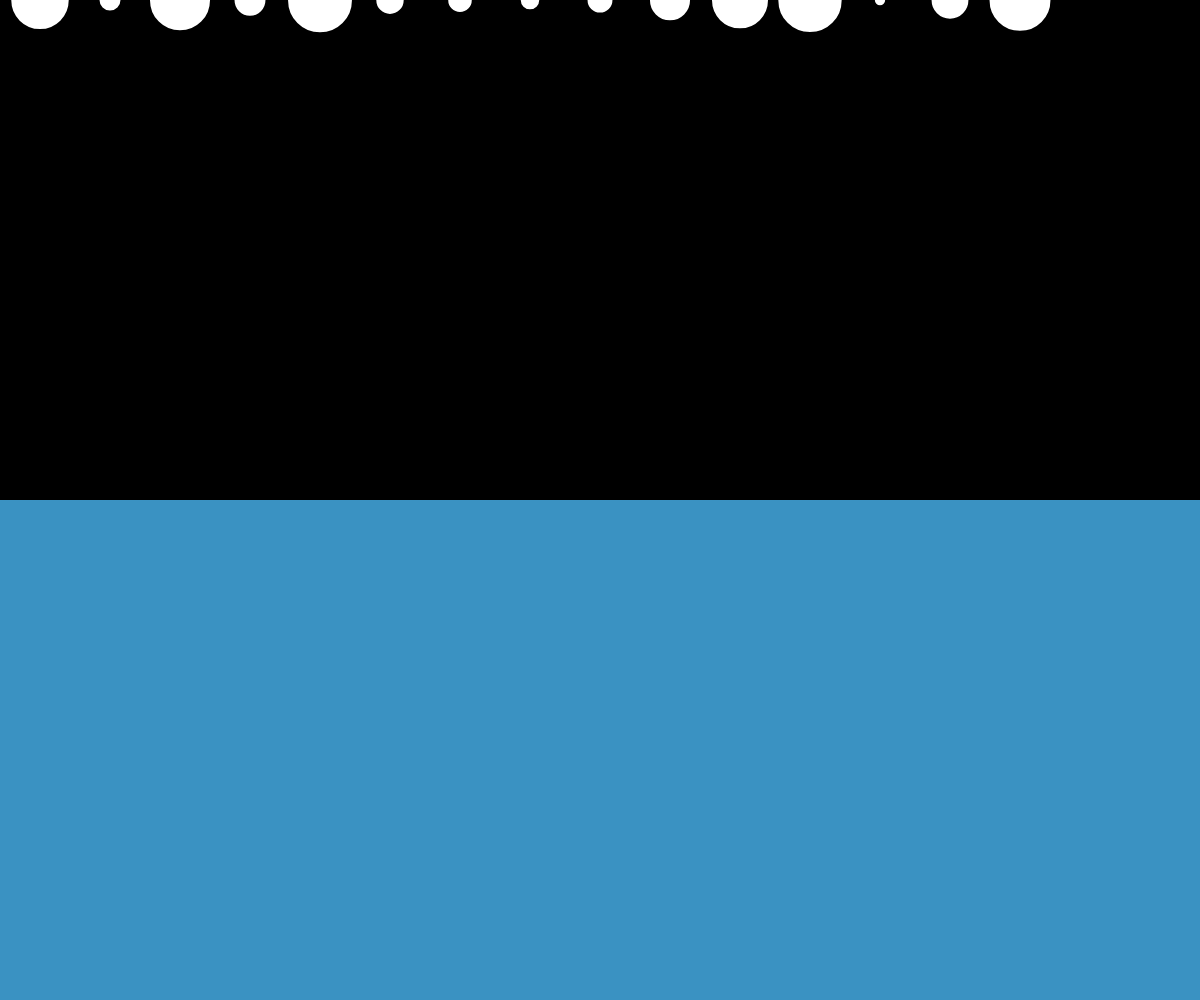
Frame 1 (no input)
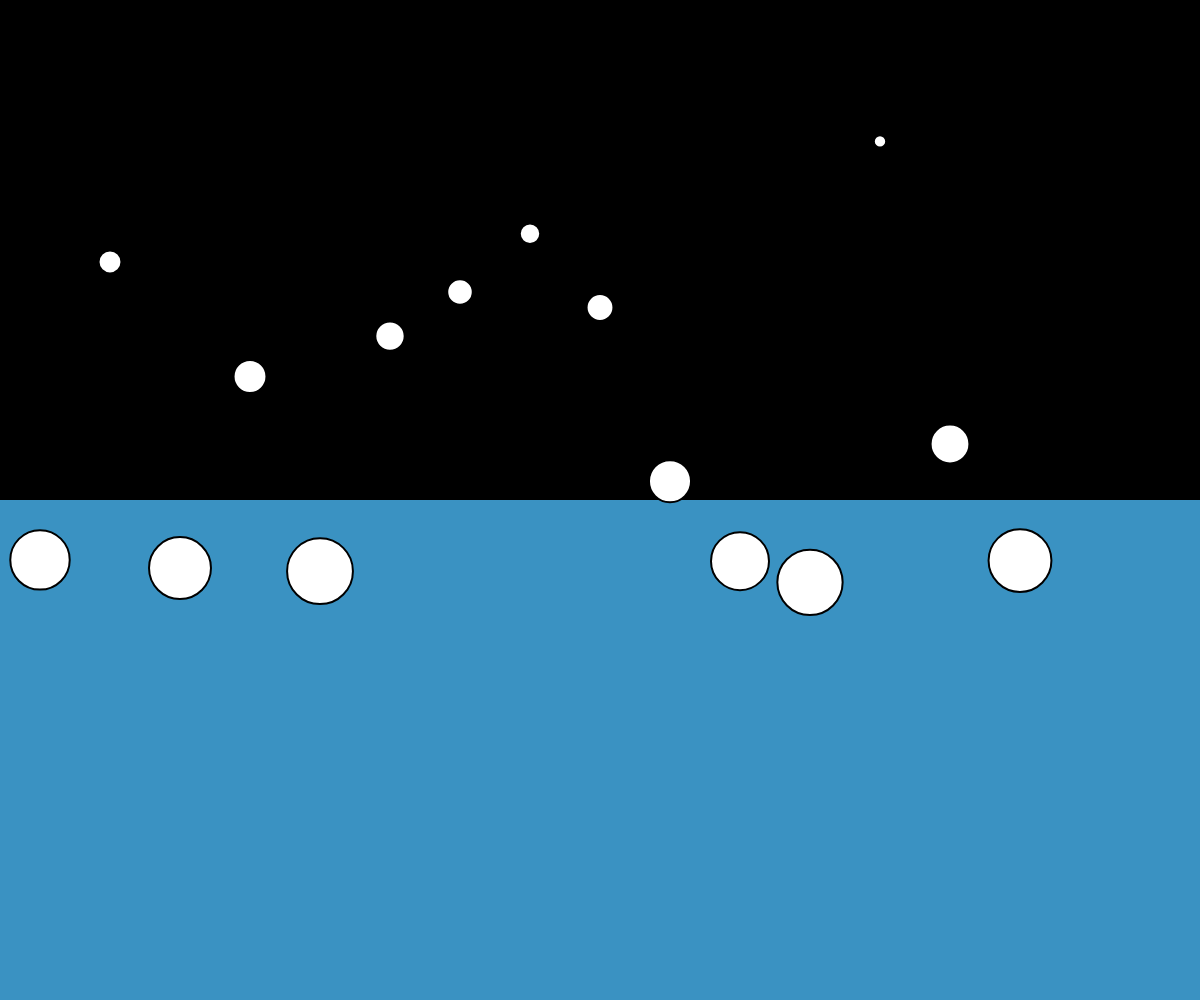
Frame 60 (no input)
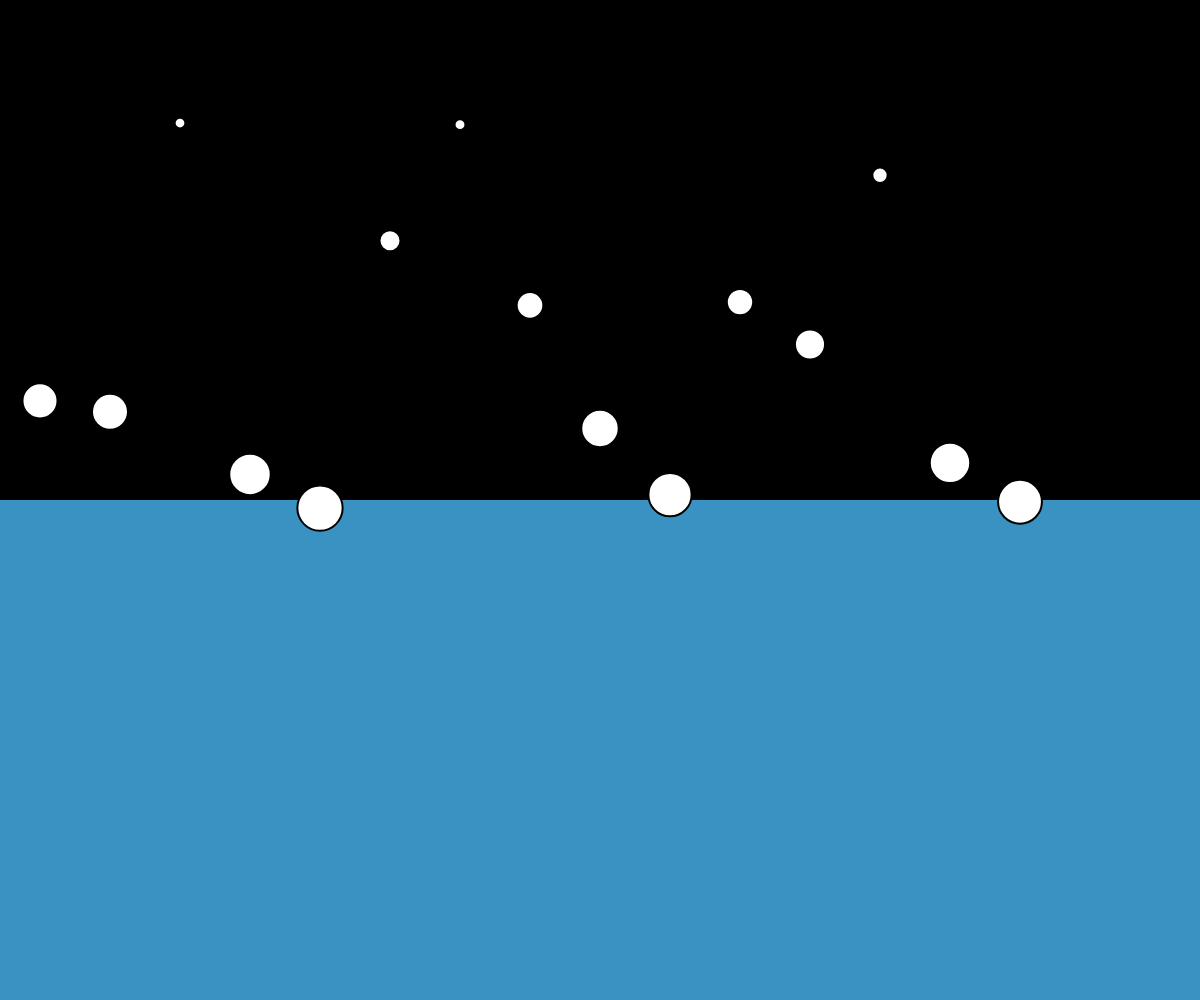
Frame 120 (the mouse pressed at the canvas centre since frame 60)

The p5.js sketch that drew these frames (run headless with seeded random() and noise() and a simulated clock; from frame 60 on, the mouse is pressed at the canvas centre):

// p5.js sketch
// ── sketch.js
let movers = [];
let liquid;
let n = 15;

function setup() {
  createCanvas(windowWidth, windowHeight);

  for (let i = 0; i < n; i++) {
    let mass = random(0.5, 5);
    movers[i] = new Mover(40 + i * 70, 0, mass);
  }
  liquid = new Liquid(0, height / 2, width, height, 0.1);
}

function draw() {
  background(0);

  liquid.show();

  for (let i = 0; i < movers.length; i++) {
    if (liquid.contains(movers[i])) {
      let dragForce = liquid.calculateDrag(movers[i]);
      movers[i].applyForce(dragForce);
    }

    let gravity = createVector(0, 0.1 * movers[i].mass);
    gravity.mult(movers[i].mass);
    movers[i].applyForce(gravity);

    movers[i].update();
    movers[i].show();
    movers[i].checkEdges();
  }
}

function mousePressed() {
  reset();
}

// Restart all the Mover objects randomly
function reset() {
  for (let i = 0; i < n; i++) {
    movers[i] = new Mover(40 + i * 70, 0, random(0.5, 3));
  }
}

// ── liquid.js
class Liquid {
  constructor(x, y, w, h, c) {
    this.x = x;
    this.y = y;
    this.w = w;
    this.h = h;

    this.dragCoeff = c;
  }

  contains(mover) {
    // Return true si le mover object est dans le liquide (plus bas que la surface)
    let pos = mover.position;
    return (
      pos.x > this.x &&
      pos.x < this.x + this.w &&
      pos.y > this.y &&
      pos.y < this.y + this.h
    );
  }
  
  calculateDrag(mover) {
    
    // F_d = - D_coeff * v² = - c * speed²
    let speed = mover.velocity.mag();
    let dragMagnitude = this.dragCoeff * (speed * speed);
    
    let dragForce = mover.velocity.copy();
    dragForce.mult(-1);
    
    dragForce.setMag(dragMagnitude);
    
    return dragForce;
  }

  show() {
    noStroke();
    fill(58, 146, 194);
    rect(this.x, this.y, this.w, this.h);
  }
}

// ── mover.js
class Mover {
  constructor(x, y, m, c) {
    this.mass = m;
    this.radius = m * 8;
    this.position = createVector(x, y);
    this.velocity = createVector(0, 0);
    this.acceleration = createVector(0, 0);
    this.frictionCoeff = c;
    this.brakeCoeff = 1 - this.frictionCoeff;
  }

  // Newton's 2nd law: F = M * A
  // or A = F / M
  applyForce(force) {
    let f = p5.Vector.div(force, this.mass);
    this.acceleration.add(f);
  }

  applyFriction() {
    if (this.contactEdge()) {
      let c = 0.1;
      let friction = this.velocity.copy();
      friction.mult(-1);
      friction.setMag(this.frictionCoeff);

      this.applyForce(friction);
    }
  }

  update() {
    this.velocity.add(this.acceleration);
    this.position.add(this.velocity);
    this.acceleration.mult(0);
  }

  show() {
    stroke(0);
    strokeWeight(2);
    fill(255);
    ellipse(this.position.x, this.position.y, this.radius * 2);
  }

  contactEdge() {
    // L'objet touche le mur quand il est a 1 pixel de lui
    return this.position.y > height - this.radius - 1;
  }

  // Bounce off bottom of window
  checkEdges() {
    if (this.position.y > height - this.radius) {
      this.velocity.y *= -0.9; // A little dampening when hitting the bottom
      this.position.y = height - this.radius;
    }
  }
}
